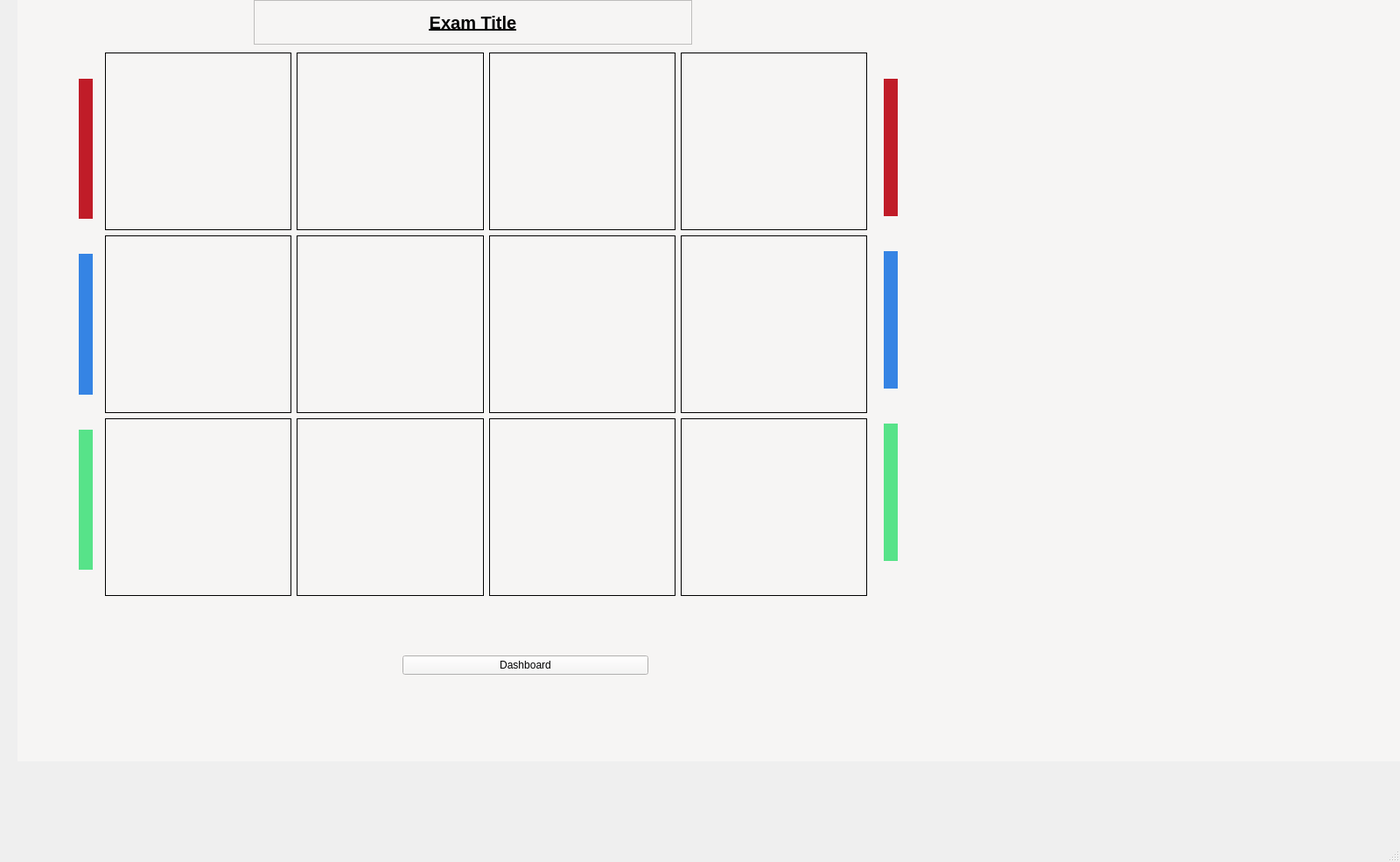
<?xml version="1.0" encoding="UTF-8"?>
<ui version="4.0">
 <class>Moniter_Exam_window</class>
 <widget class="QMainWindow" name="Moniter_Exam_window">
  <property name="geometry">
   <rect>
    <x>0</x>
    <y>0</y>
    <width>1600</width>
    <height>985</height>
   </rect>
  </property>
  <property name="windowTitle">
   <string>MainWindow</string>
  </property>
  <widget class="QWidget" name="centralwidget">
   <widget class="QWidget" name="moniter_exam_widget" native="true">
    <property name="geometry">
     <rect>
      <x>20</x>
      <y>-30</y>
      <width>1600</width>
      <height>900</height>
     </rect>
    </property>
    <property name="styleSheet">
     <string notr="true">background-color: rgb(246, 245, 244);</string>
    </property>
    <widget class="QWidget" name="gridLayoutWidget">
     <property name="geometry">
      <rect>
       <x>90</x>
       <y>80</y>
       <width>891</width>
       <height>641</height>
      </rect>
     </property>
     <layout class="QGridLayout" name="gridLayout">
      <property name="leftMargin">
       <number>10</number>
      </property>
      <property name="topMargin">
       <number>10</number>
      </property>
      <property name="rightMargin">
       <number>10</number>
      </property>
      <property name="bottomMargin">
       <number>10</number>
      </property>
      <item row="1" column="0">
       <layout class="QGridLayout" name="gridLayout_3">
        <item row="0" column="0">
         <widget class="QLabel" name="student_window_5">
          <property name="frameShape">
           <enum>QFrame::Panel</enum>
          </property>
          <property name="text">
           <string/>
          </property>
          <property name="pixmap">
           <pixmap>../Media/male9994.jpg</pixmap>
          </property>
          <property name="scaledContents">
           <bool>true</bool>
          </property>
          <property name="alignment">
           <set>Qt::AlignCenter</set>
          </property>
         </widget>
        </item>
       </layout>
      </item>
      <item row="0" column="0">
       <layout class="QGridLayout" name="gridLayout_2">
        <item row="0" column="0">
         <widget class="QLabel" name="student_window_1">
          <property name="styleSheet">
           <string notr="true"/>
          </property>
          <property name="frameShape">
           <enum>QFrame::Panel</enum>
          </property>
          <property name="text">
           <string/>
          </property>
          <property name="pixmap">
           <pixmap>../Media/male9994.jpg</pixmap>
          </property>
          <property name="scaledContents">
           <bool>true</bool>
          </property>
          <property name="alignment">
           <set>Qt::AlignCenter</set>
          </property>
         </widget>
        </item>
       </layout>
      </item>
      <item row="0" column="1">
       <widget class="QLabel" name="student_window_2">
        <property name="styleSheet">
         <string notr="true">background-color: rgb(246, 245, 244);</string>
        </property>
        <property name="frameShape">
         <enum>QFrame::Panel</enum>
        </property>
        <property name="text">
         <string/>
        </property>
        <property name="scaledContents">
         <bool>true</bool>
        </property>
        <property name="alignment">
         <set>Qt::AlignCenter</set>
        </property>
       </widget>
      </item>
      <item row="0" column="3">
       <widget class="QLabel" name="student_window_4">
        <property name="frameShape">
         <enum>QFrame::Panel</enum>
        </property>
        <property name="text">
         <string/>
        </property>
        <property name="scaledContents">
         <bool>true</bool>
        </property>
        <property name="alignment">
         <set>Qt::AlignCenter</set>
        </property>
       </widget>
      </item>
      <item row="1" column="3">
       <widget class="QLabel" name="student_window_8">
        <property name="frameShape">
         <enum>QFrame::Panel</enum>
        </property>
        <property name="text">
         <string/>
        </property>
        <property name="pixmap">
         <pixmap>../Media/male9994.jpg</pixmap>
        </property>
        <property name="scaledContents">
         <bool>true</bool>
        </property>
        <property name="alignment">
         <set>Qt::AlignCenter</set>
        </property>
       </widget>
      </item>
      <item row="4" column="3">
       <widget class="QLabel" name="student_window_12">
        <property name="frameShape">
         <enum>QFrame::Panel</enum>
        </property>
        <property name="text">
         <string/>
        </property>
        <property name="pixmap">
         <pixmap>../Media/male9994.jpg</pixmap>
        </property>
        <property name="scaledContents">
         <bool>true</bool>
        </property>
        <property name="alignment">
         <set>Qt::AlignCenter</set>
        </property>
       </widget>
      </item>
      <item row="0" column="2">
       <widget class="QLabel" name="student_window_3">
        <property name="frameShape">
         <enum>QFrame::Panel</enum>
        </property>
        <property name="text">
         <string/>
        </property>
        <property name="pixmap">
         <pixmap>../Media/male9994.jpg</pixmap>
        </property>
        <property name="scaledContents">
         <bool>true</bool>
        </property>
        <property name="alignment">
         <set>Qt::AlignCenter</set>
        </property>
       </widget>
      </item>
      <item row="1" column="2">
       <widget class="QLabel" name="student_window_7">
        <property name="frameShape">
         <enum>QFrame::Panel</enum>
        </property>
        <property name="text">
         <string/>
        </property>
        <property name="pixmap">
         <pixmap>../Media/male9994.jpg</pixmap>
        </property>
        <property name="scaledContents">
         <bool>true</bool>
        </property>
        <property name="alignment">
         <set>Qt::AlignCenter</set>
        </property>
       </widget>
      </item>
      <item row="4" column="2">
       <widget class="QLabel" name="student_window_11">
        <property name="frameShape">
         <enum>QFrame::Panel</enum>
        </property>
        <property name="text">
         <string/>
        </property>
        <property name="pixmap">
         <pixmap>../Media/male9994.jpg</pixmap>
        </property>
        <property name="scaledContents">
         <bool>true</bool>
        </property>
        <property name="alignment">
         <set>Qt::AlignCenter</set>
        </property>
       </widget>
      </item>
      <item row="1" column="1">
       <widget class="QLabel" name="student_window_6">
        <property name="frameShape">
         <enum>QFrame::Panel</enum>
        </property>
        <property name="text">
         <string/>
        </property>
        <property name="pixmap">
         <pixmap>../Media/male9994.jpg</pixmap>
        </property>
        <property name="scaledContents">
         <bool>true</bool>
        </property>
        <property name="alignment">
         <set>Qt::AlignCenter</set>
        </property>
       </widget>
      </item>
      <item row="4" column="1">
       <widget class="QLabel" name="student_window_10">
        <property name="frameShape">
         <enum>QFrame::Panel</enum>
        </property>
        <property name="text">
         <string/>
        </property>
        <property name="pixmap">
         <pixmap>../Media/male9994.jpg</pixmap>
        </property>
        <property name="scaledContents">
         <bool>true</bool>
        </property>
        <property name="alignment">
         <set>Qt::AlignCenter</set>
        </property>
       </widget>
      </item>
      <item row="4" column="0">
       <layout class="QGridLayout" name="gridLayout_5">
        <item row="0" column="0">
         <widget class="QLabel" name="student_window_9">
          <property name="frameShape">
           <enum>QFrame::Panel</enum>
          </property>
          <property name="text">
           <string/>
          </property>
          <property name="pixmap">
           <pixmap>../Media/male9994.jpg</pixmap>
          </property>
          <property name="scaledContents">
           <bool>true</bool>
          </property>
          <property name="alignment">
           <set>Qt::AlignCenter</set>
          </property>
         </widget>
        </item>
       </layout>
      </item>
     </layout>
    </widget>
    <widget class="QLabel" name="moniter_exam_title_label">
     <property name="geometry">
      <rect>
       <x>270</x>
       <y>30</y>
       <width>501</width>
       <height>51</height>
      </rect>
     </property>
     <property name="font">
      <font>
       <pointsize>15</pointsize>
       <weight>75</weight>
       <bold>true</bold>
       <underline>true</underline>
      </font>
     </property>
     <property name="frameShape">
      <enum>QFrame::StyledPanel</enum>
     </property>
     <property name="frameShadow">
      <enum>QFrame::Raised</enum>
     </property>
     <property name="text">
      <string>Exam Title</string>
     </property>
     <property name="alignment">
      <set>Qt::AlignCenter</set>
     </property>
    </widget>
    <widget class="QWidget" name="verticalLayoutWidget">
     <property name="geometry">
      <rect>
       <x>990</x>
       <y>100</y>
       <width>16</width>
       <height>591</height>
      </rect>
     </property>
     <layout class="QVBoxLayout" name="verticalLayout">
      <property name="spacing">
       <number>40</number>
      </property>
      <property name="leftMargin">
       <number>0</number>
      </property>
      <property name="topMargin">
       <number>20</number>
      </property>
      <property name="rightMargin">
       <number>0</number>
      </property>
      <property name="bottomMargin">
       <number>20</number>
      </property>
      <item>
       <widget class="QWidget" name="widget" native="true">
        <property name="styleSheet">
         <string notr="true">background-color: rgb(192, 28, 40);</string>
        </property>
       </widget>
      </item>
      <item>
       <widget class="QWidget" name="widget_3" native="true">
        <property name="styleSheet">
         <string notr="true">background-color: rgb(53, 132, 228);</string>
        </property>
       </widget>
      </item>
      <item>
       <widget class="QWidget" name="widget_2" native="true">
        <property name="styleSheet">
         <string notr="true">background-color: rgb(87, 227, 137);</string>
        </property>
       </widget>
      </item>
     </layout>
    </widget>
    <widget class="QWidget" name="horizontalLayoutWidget">
     <property name="geometry">
      <rect>
       <x>430</x>
       <y>750</y>
       <width>301</width>
       <height>81</height>
      </rect>
     </property>
     <layout class="QHBoxLayout" name="horizontalLayout_2">
      <property name="leftMargin">
       <number>10</number>
      </property>
      <property name="topMargin">
       <number>10</number>
      </property>
      <property name="rightMargin">
       <number>10</number>
      </property>
      <property name="bottomMargin">
       <number>10</number>
      </property>
      <item>
       <widget class="QPushButton" name="dashboard_btn">
        <property name="text">
         <string>Dashboard</string>
        </property>
       </widget>
      </item>
     </layout>
    </widget>
    <widget class="QWidget" name="verticalLayoutWidget_2">
     <property name="geometry">
      <rect>
       <x>70</x>
       <y>100</y>
       <width>16</width>
       <height>601</height>
      </rect>
     </property>
     <layout class="QVBoxLayout" name="verticalLayout_2">
      <property name="spacing">
       <number>40</number>
      </property>
      <property name="leftMargin">
       <number>0</number>
      </property>
      <property name="topMargin">
       <number>20</number>
      </property>
      <property name="rightMargin">
       <number>0</number>
      </property>
      <property name="bottomMargin">
       <number>20</number>
      </property>
      <item>
       <widget class="QWidget" name="widget_4" native="true">
        <property name="styleSheet">
         <string notr="true">background-color: rgb(192, 28, 40);</string>
        </property>
       </widget>
      </item>
      <item>
       <widget class="QWidget" name="widget_5" native="true">
        <property name="styleSheet">
         <string notr="true">background-color: rgb(53, 132, 228);</string>
        </property>
       </widget>
      </item>
      <item>
       <widget class="QWidget" name="widget_6" native="true">
        <property name="styleSheet">
         <string notr="true">background-color: rgb(87, 227, 137);</string>
        </property>
       </widget>
      </item>
     </layout>
    </widget>
   </widget>
  </widget>
  <widget class="QMenuBar" name="menubar">
   <property name="geometry">
    <rect>
     <x>0</x>
     <y>0</y>
     <width>1600</width>
     <height>21</height>
    </rect>
   </property>
  </widget>
  <widget class="QStatusBar" name="statusbar"/>
 </widget>
 <resources/>
 <connections/>
</ui>
